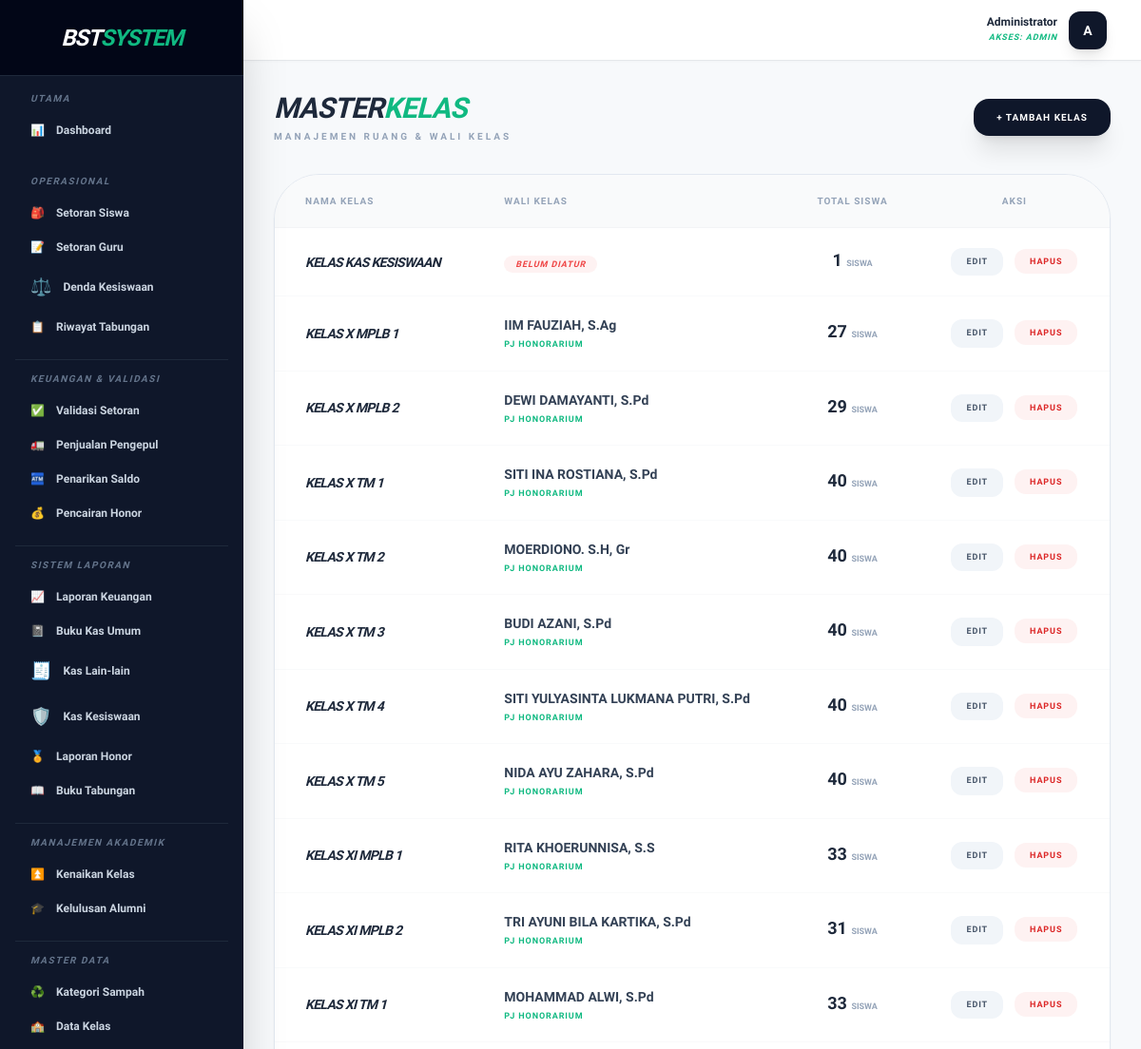
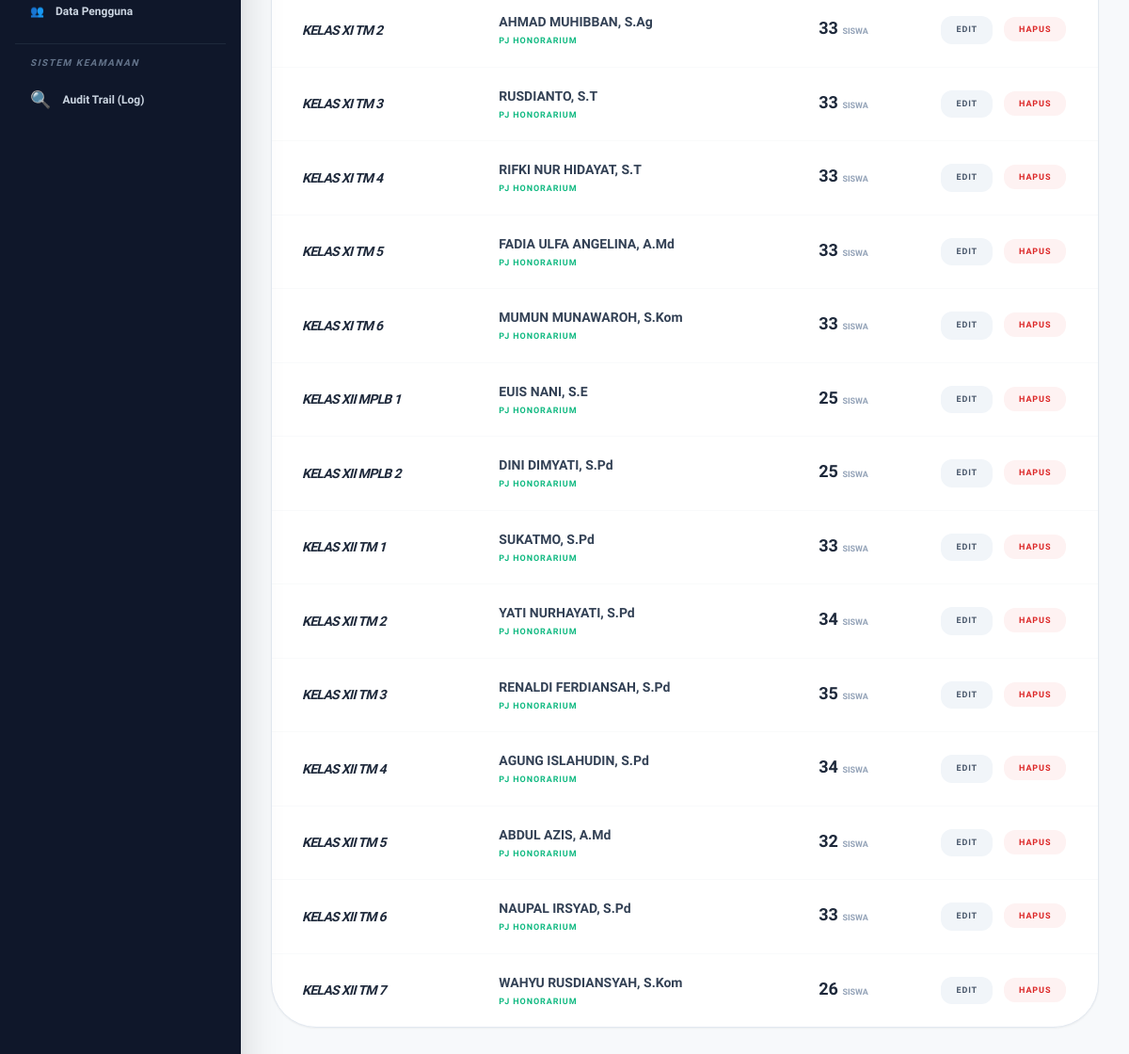
The app's page /public/kelas (signed in) with its own data (2 pictures, top to bottom).
### tables this page shows
CREATE TABLE `kelas` (
  `id` int(11) NOT NULL AUTO_INCREMENT,
  `nama_kelas` varchar(50) NOT NULL,
  `walikelas_id` int(11) DEFAULT NULL,
  PRIMARY KEY (`id`)
);

CREATE TABLE `users` (
  `id` int(11) NOT NULL AUTO_INCREMENT,
  `nama` varchar(100) NOT NULL,
  `username` varchar(50) NOT NULL,
  `password` varchar(255) NOT NULL,
  `role` enum('admin','guru','siswa','staff','alumni') NOT NULL,
  `kelas_id` int(11) DEFAULT NULL,
  `angkatan` varchar(10) DEFAULT NULL,
  `is_active` tinyint(1) NOT NULL DEFAULT 1,
  `deleted_at` timestamp NULL DEFAULT NULL,
  PRIMARY KEY (`id`)
);

### app/Controllers/KelasController.php (called while the page is built, shortened)
<?php
require_once __DIR__ . '/../Core/Database.php';
class KelasController {
    private $db;
    public function __construct() {
        $this->db = Database::getInstance()->getConnection();
    }
    public function index() {
        $data = [];
        $sql = "SELECT k.*, u.nama as nama_walikelas,
                (SELECT COUNT(id) FROM users WHERE kelas_id = k.id AND role = 'siswa') as total_siswa
                FROM kelas k
                LEFT JOIN users u ON k.walikelas_id = u.id
                ORDER BY k.nama_kelas ASC";
        $data['kelas'] = $this->db->query($sql)->fetchAll();
        require_once __DIR__ . '/../../views/layouts/admin.php';
    }
}
?>

### app/Core/Database.php (called while the page is built, shortened)
<?php
class Database {
    private static $instance = null;
    private $conn;
    private function __construct() {
        try {
            $dsn = "mysql:host=" . DB_HOST . ";dbname=" . DB_NAME . ";charset=utf8mb4";
            $options = [
                PDO::ATTR_ERRMODE => PDO::ERRMODE_EXCEPTION,
                PDO::ATTR_DEFAULT_FETCH_MODE => PDO::FETCH_ASSOC,
                PDO::ATTR_EMULATE_PREPARES => false,
            ];
            $this->conn = new PDO($dsn, DB_USER, DB_PASS, $options);
        } catch (PDOException $e) {
            die("Koneksi Database Gagal: " . $e->getMessage());
        }
    }
    public static function getInstance() {
        if (self::$instance === null) {
            self::$instance = new self();
        }
        return self::$instance;
    }
    public function getConnection() {
        return $this->conn;
    }
}

### views/admin/kelas/index.php (the view, shortened to what this page needs)
<div class="max-w-7xl mx-auto space-y-8 pb-10" x-data="{ showModal: false, isEdit: false, formData: { id: '', nama_kelas: '', walikelas_id: '' } }">
    <div class="flex flex-col md:flex-row md:items-center md:justify-between gap-4">
        <div>
            <h2 class="text-3xl font-black text-slate-800 italic uppercase tracking-tight">MASTER<span class="text-emerald-500">KELAS</span></h2>
            <p class="text-[10px] font-bold text-slate-400 uppercase tracking-[0.3em] mt-1">Manajemen Ruang & Wali Kelas</p>
        </div>
        <button @click="showModal = true; isEdit = false; formData = {id:'', nama_kelas:'', walikelas_id:''}" class="px-6 py-3 bg-slate-900 text-white text-[10px] font-black uppercase tracking-widest rounded-2xl shadow-xl hover:bg-black transition-all">
            + Tambah Kelas
        </button>
    </div>
    <div class="bg-white rounded-[3rem] border border-slate-200 shadow-sm overflow-hidden">
        <div class="overflow-x-auto">
            <table class="w-full text-left">
                <thead>
                    <tr class="bg-gray-50 border-b border-gray-100 text-[10px] uppercase text-slate-400 font-black tracking-widest">
                        <th class="px-8 py-5">Nama Kelas</th>
                        <th class="px-8 py-5">Wali Kelas</th>
                        <th class="px-8 py-5 text-center">Total Siswa</th>
                        <th class="px-8 py-5 text-center">Aksi</th>
                    </tr>
                </thead>
                <tbody class="divide-y divide-gray-50">
                    <?php if(empty($kelas)): ?>
                        <tr><td colspan="4" class="px-8 py-10 text-center text-slate-400 text-xs italic">Belum ada data kelas.</td></tr>
                    <?php else: ?>
                        <?php foreach($kelas as $k): ?>
                        <tr class="hover:bg-slate-50 transition-all">
                            <td class="px-8 py-5 font-black text-slate-800 text-sm uppercase italic tracking-tighter">
                                KELAS <?= htmlspecialchars($k['nama_kelas']) ?>
                            </td>
                            <td class="px-8 py-5">
                                <?php if(!empty($k['nama_walikelas'])): ?>
                                    <div class="font-bold text-slate-700 text-sm"><?= htmlspecialchars($k['nama_walikelas']) ?></div>
                                    <div class="text-[9px] font-black text-emerald-500 uppercase tracking-widest mt-1">PJ Honorarium</div>
                                <?php else: ?>
                                    <span class="px-3 py-1 bg-red-50 text-red-500 rounded-full text-[9px] font-black uppercase tracking-widest italic">Belum Diatur</span>
                                <?php endif; ?>
                            </td>
                            <td class="px-8 py-5 text-center">
                                <span class="text-lg font-black <?= ($k['total_siswa'] ?? 0) > 0 ? 'text-slate-800' : 'text-slate-300' ?>">
                                    <?= $k['total_siswa'] ?? 0 ?> <span class="text-[9px] uppercase text-slate-400">Siswa</span>
                                </span>
                            </td>
                            <td class="px-8 py-5 text-center space-x-2">
                                <button @click="showModal = true; isEdit = true; formData = { id: '<?= $k['id'] ?>', nama_kelas: '<?= addslashes($k['nama_kelas']) ?>', walikelas_id: '<?= $k['walikelas_id'] ?>' }" class="px-4 py-2 bg-slate-100 text-slate-600 hover:bg-slate-800 hover:text-white rounded-xl text-[9px] font-black uppercase tracking-widest transition-all">Edit</button>
                                <a href="<?= BASE_URL ?>/kelas/delete?id=<?= $k['id'] ?>" onclick="return confirm('Hapus kelas ini?')" class="px-4 py-2 bg-red-50 text-red-600 hover:bg-red-600 hover:text-white rounded-xl text-[9px] font-black uppercase tracking-widest transition-all">Hapus</a>
                            </td>
                        </tr>
                        <?php endforeach; ?>
                    <?php endif; ?>
                </tbody>
            </table>
        </div>
    </div>
</div>

### views/layouts/admin.php (style rules this page uses)
body { font-family: 'Plus Jakarta Sans', sans-serif; background-color: #f8fafc; }

### records on screen
kelas: nama_kelas "KAS KESISWAAN", shows "BELUM DIATUR", total_siswa "1"
users: kelas.nama_kelas "X MPLB 1", nama "IIM FAUZIAH, S.Ag", total_siswa "27"
users: kelas.nama_kelas "X MPLB 2", nama "DEWI DAMAYANTI, S.Pd", total_siswa "29"
users: kelas.nama_kelas "X TM 1", nama "SITI INA ROSTIANA, S.Pd", total_siswa "40"
users: kelas.nama_kelas "X TM 2", nama "MOERDIONO. S.H, Gr", total_siswa "40"
users: kelas.nama_kelas "X TM 3", nama "BUDI AZANI, S.Pd", total_siswa "40"
users: kelas.nama_kelas "X TM 4", nama "SITI YULYASINTA LUKMANA PUTRI, S.Pd", total_siswa "40"
users: kelas.nama_kelas "X TM 5", nama "NIDA AYU ZAHARA, S.Pd", total_siswa "40"
users: kelas.nama_kelas "XI MPLB 1", nama "RITA KHOERUNNISA, S.S", total_siswa "33"
users: kelas.nama_kelas "XI MPLB 2", nama "TRI AYUNI BILA KARTIKA, S.Pd", total_siswa "31"
users: kelas.nama_kelas "XI TM 1", nama "MOHAMMAD ALWI, S.Pd", total_siswa "33"
users: kelas.nama_kelas "XI TM 2", nama "AHMAD MUHIBBAN, S.Ag", total_siswa "33"
users: kelas.nama_kelas "XI TM 3", nama "RUSDIANTO, S.T", total_siswa "33"
users: kelas.nama_kelas "XI TM 4", nama "RIFKI NUR HIDAYAT, S.T", total_siswa "33"
users: kelas.nama_kelas "XI TM 5", nama "FADIA ULFA ANGELINA, A.Md", total_siswa "33"
users: kelas.nama_kelas "XI TM 6", nama "MUMUN MUNAWAROH, S.Kom", total_siswa "33"
users: kelas.nama_kelas "XII MPLB 1", nama "EUIS NANI, S.E", total_siswa "25"
users: kelas.nama_kelas "XII MPLB 2", nama "DINI DIMYATI, S.Pd", total_siswa "25"
users: kelas.nama_kelas "XII TM 1", nama "SUKATMO, S.Pd", total_siswa "33"
users: kelas.nama_kelas "XII TM 2", nama "YATI NURHAYATI, S.Pd", total_siswa "34"
users: kelas.nama_kelas "XII TM 3", nama "RENALDI FERDIANSAH, S.Pd", total_siswa "35"
users: kelas.nama_kelas "XII TM 4", nama "AGUNG ISLAHUDIN, S.Pd", total_siswa "34"
users: kelas.nama_kelas "XII TM 5", nama "ABDUL AZIS, A.Md", total_siswa "32"
users: kelas.nama_kelas "XII TM 6", nama "NAUPAL IRSYAD, S.Pd", total_siswa "33"
users: kelas.nama_kelas "XII TM 7", nama "WAHYU RUSDIANSYAH, S.Kom", total_siswa "26"

### other values on screen
$_SESSION['nama'] "Administrator"
$role "ADMIN"
substr($_SESSION['nama'] ?? 'U', 0, 1) "A"
